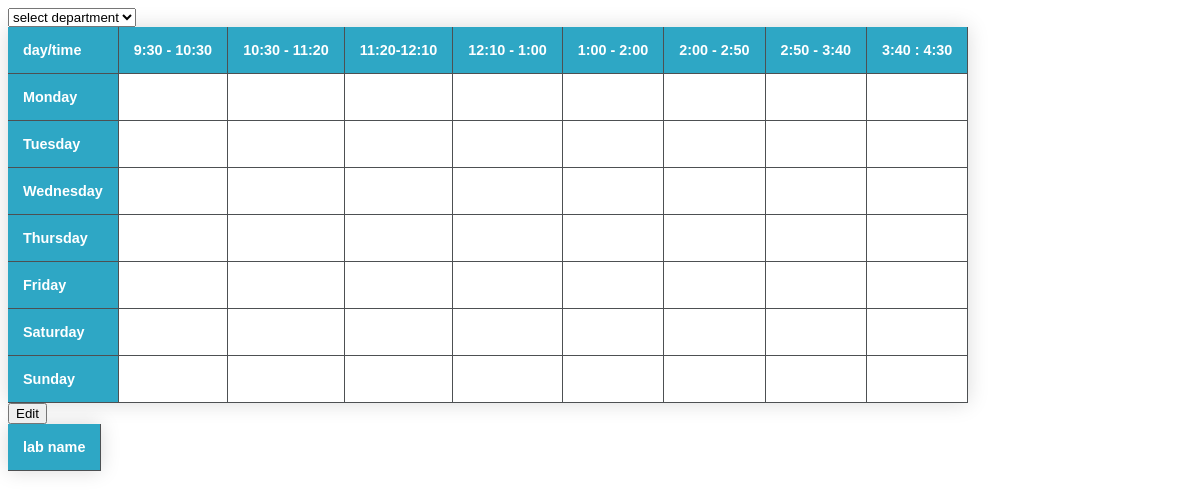
The app's page /script/ with its own data.
### v_1/models.py (models this page shows, shortened)
class Timings_table(models.Model):
    timing_id  = IntegerField(primary_key=True)
    timing_space = CharField(max_length=255)

class Week_table(models.Model):
    week_id = IntegerField(primary_key=True)
    week_name = CharField(max_length=30)

### v_1/views_2.py (the view)
# urls.py: path('script/',views_2.total_script),
def total_script(request):
    time = list(Timings_table.objects.all().values())
    weekdays = list(Week_table.objects.all().values())
    return render(request,'total_script.html',{'time':time,'week':weekdays})

### v_1/templates/total_script.html (shortened to what this page needs)
{% extends 'base.html' %}
{% block content %}
<select name="department" id="department">
    <option value="">select department</option>
</select>
<table class="table">
<thead>
    <th>day/time</th>
    {% for i in time %}
    <th>{{i.timing_space}}</th>
    {% endfor %}
</thead>
    <tbody>
        {% for i in week %}
        <tr>
            <th>{{i.week_name}}</th>
            {% for i in time %}
            <td></td>
            {% endfor %}
        </tr>
        {% endfor %}
    </tbody>
</table>
<button id = 'edit'>Edit</button>
<table class="table">
<thead>
    <th>lab name</th>
</thead>
</table>
{% endblock content%}
{% block javascript  %}
{% load static %}
{% endblock javascript %}

### v_1/templates/base.html (shortened to what this page needs)
<html lang="en">
<head>
    {% load static %}
    <link rel="stylesheet" href="{% static 'v_1/table.css' %}">
</head>
<body>
    {% block content %}
    {% endblock content %}
</body>
</html>

### v_1/static/v_1/table.css (style rules this page uses)
.table { border-spacing: 0px; cursor:default; font-size: 0.9em; font-family: sans-serif; box-shadow: 0 0 20px rgba(0,0,0,0.15); }
.table thead tr,.table tbody th { background-color: rgb(46, 167, 197); color: white; text-align: left; }
.table th,.table td { padding:15px 15px; border-bottom: 1px solid rgb(77, 80, 82); border-right: 1px solid rgb(77, 80, 82); }

### records on screen
Timings_table: timing_space "9:30 - 10:30"
Timings_table: timing_space "10:30 - 11:20"
Timings_table: timing_space "11:20-12:10"
Timings_table: timing_space "12:10 - 1:00"
Timings_table: timing_space "1:00 - 2:00"
Timings_table: timing_space "2:00 - 2:50"
Timings_table: timing_space "2:50 - 3:40"
Timings_table: timing_space "3:40 : 4:30"
Week_table: week_name "Monday"
Week_table: week_name "Tuesday"
Week_table: week_name "Wednesday"
Week_table: week_name "Thursday"
Week_table: week_name "Friday"
Week_table: week_name "Saturday"
Week_table: week_name "Sunday"
